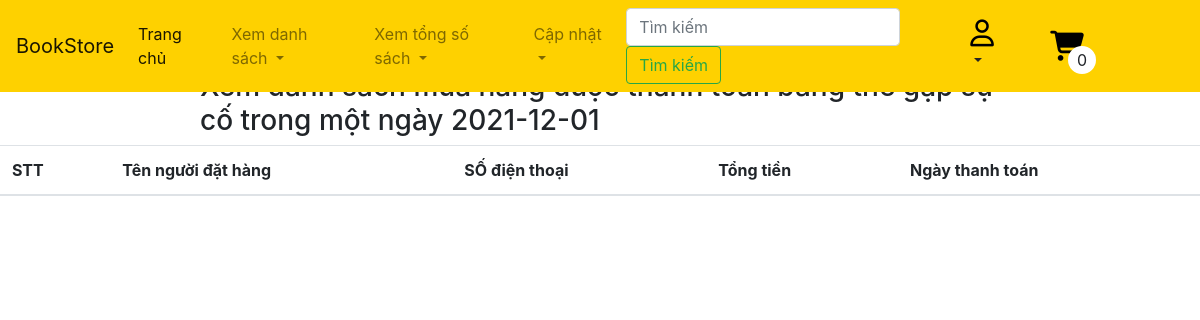
The page /staff/paymentError.php on the database as committed earlier.
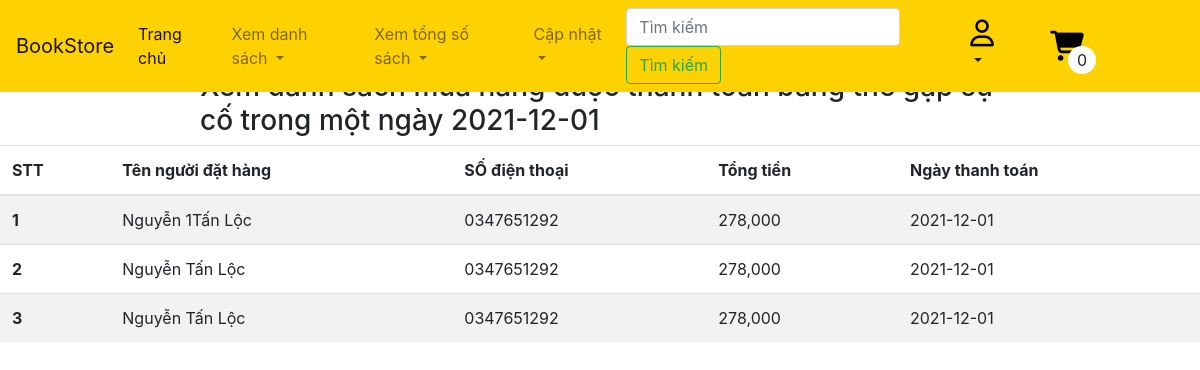
The same page on the database as committed later.
### tables this page shows
CREATE TABLE `invoice` (
  `id` int(11) NOT NULL,
  `customer_id` int(11) NOT NULL,
  `total_money` int(11) DEFAULT NULL,
  `state` int(11) DEFAULT NULL,
  `method_pay` int(11) DEFAULT NULL,
  `date_pay` date DEFAULT NULL,
  `fullname` varchar(50) NOT NULL,
  `phone` varchar(20) NOT NULL,
  `address` varchar(50) NOT NULL
);

### DB.php (called while the page is built, shortened)
<?php
function executeResult($sql, $isSingle = false) {
    $data = null;
    $conn = mysqli_connect(HOST, USERNAME, PASSWORD, DATABASE);
    mysqli_set_charset($conn, 'utf8');
    $resultset = mysqli_query($conn, $sql);
    if($resultset){
        if($isSingle) {
            $data = mysqli_fetch_array($resultset, 1);
        } else {
            $data = [];
            while(($row = mysqli_fetch_array($resultset, 1)) != null) {
                $data[] = $row;
            }
        }
    }
    return $data;
}

### staff/paymentError.php (the view, shortened to what this page needs)
<?php
    require_once "../headerStaff.php";
    $sql = "SELECT *
            FROM invoice
            WHERE invoice.method_pay=1 AND invoice.state=5";
    $book = executeResult($sql);
?>
<h3 style="margin:70px 200px 0">Xem danh sách mua hàng được thanh toán bằng thẻ gặp sự cố trong một ngày 2021-12-01</h3>
<table class="table table-striped">
  <thead>
    <tr>
      <th scope="col">STT</th>
      <th scope="col">Tên người đặt hàng</th>
      <th scope="col">SỐ điện thoại</th>
      <th scope="col">Tổng tiền</th>
      <th scope="col">Ngày thanh toán</th>
    </tr>
  </thead>
  <tbody>
    <?php
        for($i=0;$i<count($book);$i++){
            echo '<tr>';
            echo '<th scope="row">'.($i+1).'</th>';
            echo '<td>'.$book[$i]["fullname"].'</td>';
            echo '<td>'.$book[$i]["phone"].'</td>';
            echo '<td>'.number_format($book[$i]["total_money"]).'</td>';
            echo '<td>'.$book[$i]["date_pay"].'</td>';
            echo '</tr>';
        }
    ?>
  </tbody>
</table>
<?php
  require_once "../footer.php";
?>

Rows that differ between the two databases and show on the page:
added invoice: fullname "Nguyễn 1Tấn Lộc", phone "0347651292", total_money "278,000", date_pay "2021-12-01"
added invoice: fullname "Nguyễn Tấn Lộc", phone "0347651292", total_money "278,000", date_pay "2021-12-01"
added invoice: fullname "Nguyễn Tấn Lộc", phone "0347651292", total_money "278,000", date_pay "2021-12-01"
